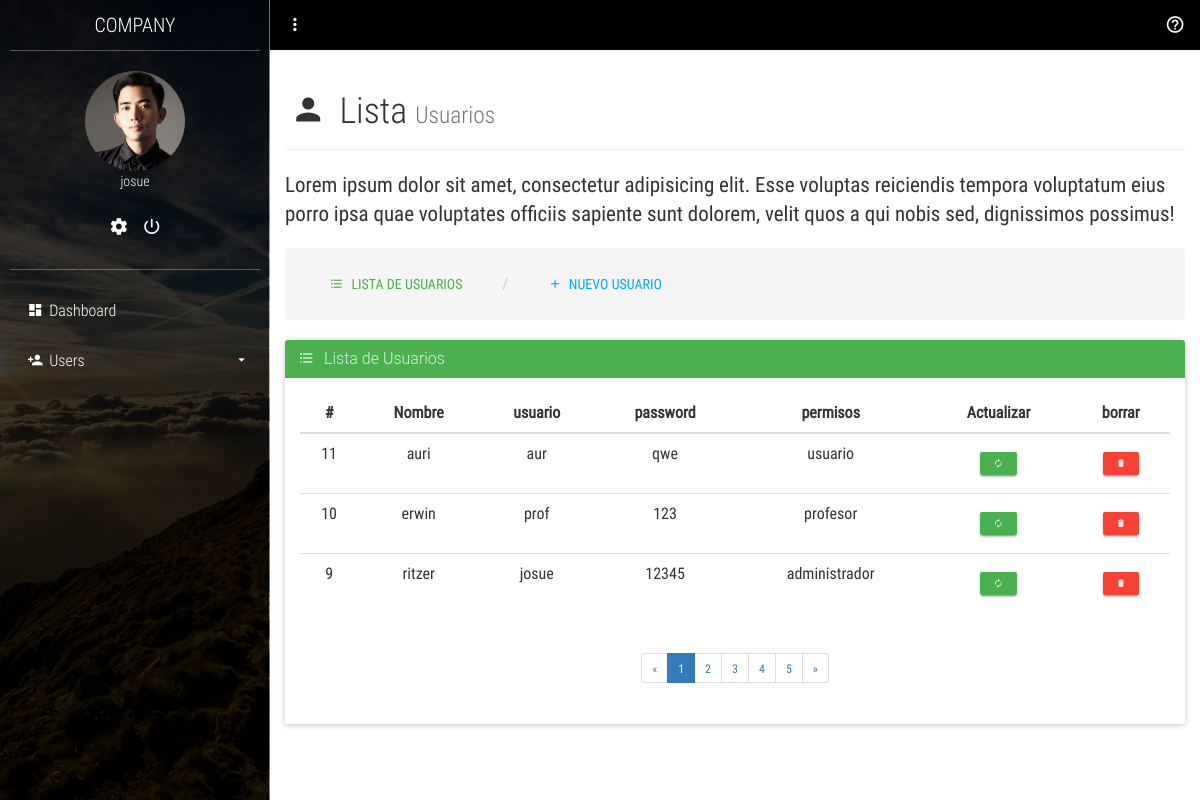
The page /admin.list.php (signed in) on the database its author committed.
### tables this page shows
CREATE TABLE `usuarios` (
  `id` int(11) NOT NULL,
  `nombre` varchar(255) NOT NULL,
  `usuario` varchar(255) NOT NULL,
  `password` varchar(255) NOT NULL,
  `tipo_usuario` varchar(255) NOT NULL,
  `genero` varchar(255) NOT NULL
);

### functions.php (called while the page is built, shortened)
<?php
function iniciarSession($table, $conexion){
  $statement = $conexion->prepare("SELECT * FROM $table WHERE usuario = :usuario");
  $statement->execute([
    ':usuario' => $_SESSION['usuario']
  ]);
  return $statement->fetch(PDO::FETCH_ASSOC);
}
?>

### views/admin.list.view.php (the view, shortened to what this page needs)
<?php
if(isset($_SESSION['usuario'])){
	include 'admin/conexion.php';
	$sentencia = $bd->query("SELECT * FROM usuarios;");
	$usuarios = $sentencia->fetchAll(PDO::FETCH_OBJ);
}else{
	echo "Error en el sistema";
}
?>
<!DOCTYPE html>
<html lang="es">
<head>
	<link rel="stylesheet" href="./css/main.css">
</head>
<body>
<section class="full-box cover dashboard-sideBar">
		<div class="full-box dashboard-sideBar-ct">
			<div class="full-box text-uppercase text-center text-titles dashboard-sideBar-title">
				company <i class="zmdi zmdi-close btn-menu-dashboard visible-xs"></i>
			</div>
			<div class="full-box dashboard-sideBar-UserInfo">
				<figure class="full-box">
					<img src="./assets/img/avatar.jpg" alt="UserIcon">
					<figcaption class="text-center text-titles"><?php echo $user['usuario']; ?></figcaption>
				</figure>
				<ul class="full-box list-unstyled text-center">
					<li>
						<a href="cuenta.php" title="Mis datos">
							<i class="zmdi zmdi-settings"></i>
						</a>
					</li>
					<li>
						<a href="#!" class="btn-exit-system">
							<i class="zmdi zmdi-power"></i>
						</a>
					</li>
				</ul>
			</div>
			<ul class="list-unstyled full-box dashboard-sideBar-Menu">
				<li>
					<a href="admin.php">
						<i class="zmdi zmdi-view-dashboard zmdi-hc-fw"></i> Dashboard
					</a>
				</li>
				<li>
					<a href="#!" class="btn-sideBar-SubMenu">
						<i class="zmdi zmdi-account-add zmdi-hc-fw"></i> Users <i class="zmdi zmdi-caret-down pull-right"></i>
					</a>
					<ul class="list-unstyled full-box">
					</ul>
				</li>
			</ul>
		</div>
	</section>
	<section class="full-box dashboard-contentPage">
		<nav class="full-box dashboard-Navbar">
			<ul class="full-box list-unstyled text-right">
				<li class="pull-left">
					<a href="#!" class="btn-menu-dashboard"><i class="zmdi zmdi-more-vert"></i></a>
				</li>
				<li>
					<a href="#!" class="btn-modal-help">
						<i class="zmdi zmdi-help-outline"></i>
					</a>
				</li>
			</ul>
		</nav>
		<div class="container-fluid">
			<div class="page-header">
			  <h1 class="text-titles"><i class="zmdi zmdi-account zmdi-hc-fw"></i> Lista <small>Usuarios</small></h1>
			</div>
			<p class="lead">Lorem ipsum dolor sit amet, consectetur adipisicing elit. Esse voluptas reiciendis tempora voluptatum eius porro ipsa quae voluptates officiis sapiente sunt dolorem, velit quos a qui nobis sed, dignissimos possimus!</p>
		</div>
		<div class="container-fluid">
			<ul class="breadcrumb breadcrumb-tabs">
				<li>
			  		<a href="admin.list.php" class="btn btn-success">
			  			<i class="zmdi zmdi-format-list-bulleted"></i> &nbsp; Lista de Usuarios
			  		</a>
			  	</li>
			  	<li>
			  		<a href="nuevo.admin.php" class="btn btn-info">
			  			<i class="zmdi zmdi-plus"></i> &nbsp; Nuevo Usuario
			  		</a>
			  	</li>
			</ul>
		</div>
		<div class="container-fluid">
			<div class="panel panel-success">
				<div class="panel-heading">
					<h3 class="panel-title"><i class="zmdi zmdi-format-list-bulleted"></i> &nbsp; Lista de Usuarios</h3>
				</div>
				<div class="panel-body">
					<div class="table-responsive">
						<table class="table table-hover text-center">
							<thead>
								<tr>
									<th class="text-center">#</th>
									<th class="text-center">Nombre</th>
									<th class="text-center">usuario</th>
									<th class="text-center">password</th>
									<th class="text-center">permisos</th>
									<th class="text-center">Actualizar</th>
									<th class="text-center">borrar</th>
								</tr>
							</thead>
							<tbody>
								<?php
				foreach ($usuarios as $dato) {
					?>
					<tr>
						<td><?php echo $dato->id; ?></td>
						<td><?php echo $dato->nombre; ?></td>
						<td><?php echo $dato->usuario; ?></td>
						<td><?php echo $dato->password; ?></td>
						<td><?php echo $dato->tipo_usuario; ?></td>
						<td><a class="btn btn-success btn-raised btn-xs" href="admin.act.php?id=<?php echo $dato->id; ?>"><i class="zmdi zmdi-refresh"></i></a></td>
						<td><a class="btn btn-danger btn-raised btn-xs" href="eliminar.php?id=<?php echo $dato->id; ?>"><i class="zmdi zmdi-delete"></i></a></td>
					</tr>
					<?php
					}
				?>
							</tbody>
						</table>
					</div>
					<nav class="text-center">
						<ul class="pagination pagination-sm">
							<li class="disabled"><a href="javascript:void(0)">«</a></li>
							<li class="active"><a href="javascript:void(0)">1</a></li>
							<li><a href="javascript:void(0)">2</a></li>
							<li><a href="javascript:void(0)">3</a></li>
							<li><a href="javascript:void(0)">4</a></li>
							<li><a href="javascript:void(0)">5</a></li>
							<li><a href="javascript:void(0)">»</a></li>
						</ul>
					</nav>
				</div>
			</div>
		</div>
	</section>
</body>
</html>

### admin.list.php (shortened to what this page needs)
<?php session_start();
require 'admin/config.php';
require 'functions.php';
$conexion = conexion($bd_config);
$admin = iniciarSession('usuarios', $conexion);
if ($admin['tipo_usuario'] == 'administrador') {
  $user = iniciarSession('usuarios', $conexion);
  require 'views/admin.list.view.php';
} else {
  header('Location: '.RUTA.'index.php');
}
?>

### css/main.css (style rules this page uses)
body, html { background-color: #fff; width: 100%; height: 100%; margin: 0; padding: 0; position: relative; font-size: 16px; font-family: 'RobotoCondensed'; overflow: hidden; }
.full-box { margin: 0; padding: 0; width: 100%; box-sizing: border-box; }
.cover { background: 50% 50% no-repeat; background-size: cover; }
.text-titles { font-family: 'RobotoCondensedLight' }
.dashboard-sideBar, .dashboard-contentPage { position: absolute; top: 0; height: 100%; transition: all .3s ease-in-out; }
.dashboard-sideBar, .dashboard-sideBar-ct { width: 270px; }
.dashboard-sideBar { left: 0; z-index: 2; background-image: url('../assets/img/sideBar-font.jpg'); border-right: 1px solid rgba(255, 255, 255, .4); overflow: hidden; }
.dashboard-sideBar-ct { position: relative; height: 100%; background-color: rgba(0, 0, 0, .77); padding: 0 10px; padding-bottom: 30px; }
.dashboard-sideBar-title, .dashboard-sideBar-title > i { height: 50px; line-height: 50px; color: #fff; font-size: 20px; }
.dashboard-sideBar-title { position: relative; }
.dashboard-sideBar-UserInfo { border-top: 1px solid rgba(255, 255, 255, .3); border-bottom: 1px solid rgba(255, 255, 255, .3); color: #fff; font-size: 14px; padding: 20px 0; }
.dashboard-sideBar-UserInfo figure img { width: 100px; height: 100px; border-radius: 100%; display: block; margin: 0 auto; }
.dashboard-sideBar-UserInfo ul { margin-top: 15px; }
.dashboard-sideBar-UserInfo ul > li, .dashboard-sideBar-UserInfo ul > li > a { display: inline-block; color: #fff; }
.dashboard-sideBar-UserInfo ul > li > a { outline: none; font-size: 20px; padding: 7px; transition: all .3s ease-in-out; }
.dashboard-sideBar-Menu { padding-top: 15px; }
.dashboard-sideBar-Menu > li, .dashboard-sideBar-Menu > li > a, .dashboard-sideBar-Menu > li > ul > li, .dashboard-sideBar-Menu > li > ul > li > a { line-height: 50px; font-family: "RobotoCondensedLight"; display: block; color: #fff; text-decoration: none; border-radius: 4px; transition: all .3s ease-in-out; position: relative; }
.dashboard-sideBar-Menu > li > a > i.zmdi-caret-down { line-height: 50px; transition: all .3s ease-in-out; }
.dashboard-sideBar-Menu > li > a { padding: 0 15px; box-sizing: border-box; height: 50px; outline: none; }
.dashboard-sideBar-Menu > li > ul { position: relative; padding-top: 7px; height: 0; overflow: hidden; }
.dashboard-contentPage { right: 0; z-index: 1; padding-left: 270px; }
.dashboard-Navbar, .dashboard-Navbar > ul, .dashboard-Navbar > ul >li, .dashboard-Navbar > ul > li > a { height: 50px; line-height: 50px; }
.dashboard-Navbar > ul > li > a { outline: none; }
.dashboard-Navbar { background-color: #000; overflow: hidden; }
.dashboard-Navbar > ul >li, .dashboard-Navbar > ul > li > a { display: inline-block; width: 50px; text-align: center; color: #fff; margin: 0; padding: 0; font-size: 20px; transition: all .3s ease-in-out; position: relative; }

### rows shown on the page
usuarios: usuario "josue", id "9", nombre "ritzer", password "12345", tipo_usuario "administrador"
usuarios: id "11", nombre "auri", usuario "aur", password "qwe", tipo_usuario "usuario"
usuarios: id "10", nombre "erwin", usuario "prof", password "123", tipo_usuario "profesor"
